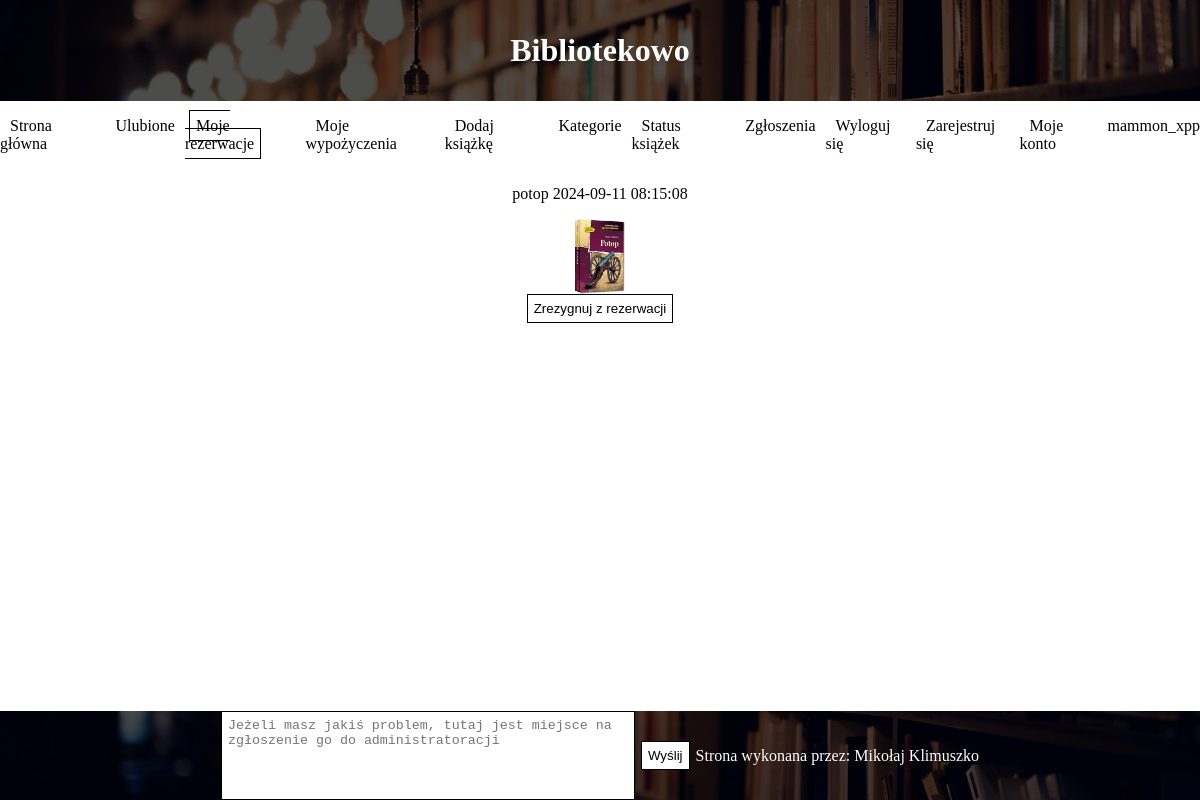
The page /myReservations.php (signed in) on the database its author committed.
### tables this page shows
CREATE TABLE `rezerwacje` (
  `id` int(10) UNSIGNED NOT NULL,
  `idKsiazki` int(10) UNSIGNED NOT NULL,
  `idUzytkownika` int(10) UNSIGNED NOT NULL,
  `dataRezerwacji` timestamp NOT NULL DEFAULT current_timestamp()
);

CREATE TABLE `ksiazki` (
  `id` int(10) UNSIGNED NOT NULL,
  `idKategorii` int(10) UNSIGNED NOT NULL,
  `nazwa` varchar(50) NOT NULL,
  `autor` varchar(50) NOT NULL,
  `rokWydania` int(10) UNSIGNED NOT NULL,
  `opis` text NOT NULL,
  `obrazek` varchar(50) NOT NULL,
  `ilosc` int(10) UNSIGNED NOT NULL DEFAULT 0
);

### myReservations.php (the view, shortened to what this page needs)
<!DOCTYPE html>
<html lang="pl">
<head>
    <link rel="stylesheet" href="css/nav.css">
    <link rel="stylesheet" href="css/style.css">
    <link rel="stylesheet" href="css/myReservations.css">
    <link rel="stylesheet" href="css/footer.css">
</head>
<body>
    <header>
        <?php
            require("nav.php");
        ?>
    </header>
    <main>
        <?php
            require("db.php");
            $userId = $_SESSION["userId"];
            $sql = "SELECT idKsiazki, idUzytkownika, dataRezerwacji, k.id, nazwa, obrazek FROM rezerwacje, ksiazki k WHERE idUzytkownika = '$userId' AND k.id = idKsiazki";
            $result = $conn->query($sql);
            echo "<div class='center-grid-container'>";
            if($result->num_rows > 0) {
                while($row = $result->fetch_object()) {
                    echo "
                        <p>{$row->nazwa} {$row->dataRezerwacji}</p>
                        <img class='book-img' src='imgs/databaseImgs/insertedBooks/" . urlencode($row->obrazek) . "' alt='zdjęcie książki'>
                        <form action='deleteReservation.php' method='post'>
                            <input type='hidden' name='userId' value='{$_SESSION['userId']}'>
                            <input type='hidden' name='bookId' value='{$row->idKsiazki}'>
                            <button type='submit'>Zrezygnuj z rezerwacji</button>
                        </form>
                    ";
                }
            } else {
                echo "<p>Brak zarezerwowanych książek</p>";
            }
            echo "</div>";
        ?>
    </main>
    <footer>
        <?php
            require("footer.php");
        ?>
    </footer>
</body>
</html>

### css/style.css (style rules this page uses)
button { border: 1px solid black; background-color: white; padding: 6px; cursor: pointer; }

### css/myReservations.css (style rules this page uses)
.book-img { height: 75px; width: 50px; }
.center-grid-container { display: grid; place-items: center; }

### css/footer.css (style rules this page uses)
body { margin: 0px; min-height: 100vh; display: flex; flex-direction: column; }
footer { display: flex; justify-content: center; align-items: center; margin-top: auto; }
footer { background-color: rgba(0, 0, 0, .7); background-blend-mode: multiply; background-image: url("../imgs/nonDatabaseImgs/library_img.jpg"); background-size: cover; background-position: bottom; }

### rows shown on the page
rezerwacje: idKsiazki.nazwa "potop", dataRezerwacji "2024-09-11 08:15:08", idKsiazki.obrazek (picture)

### other values the page prints
$nick "mammon_xpp"
